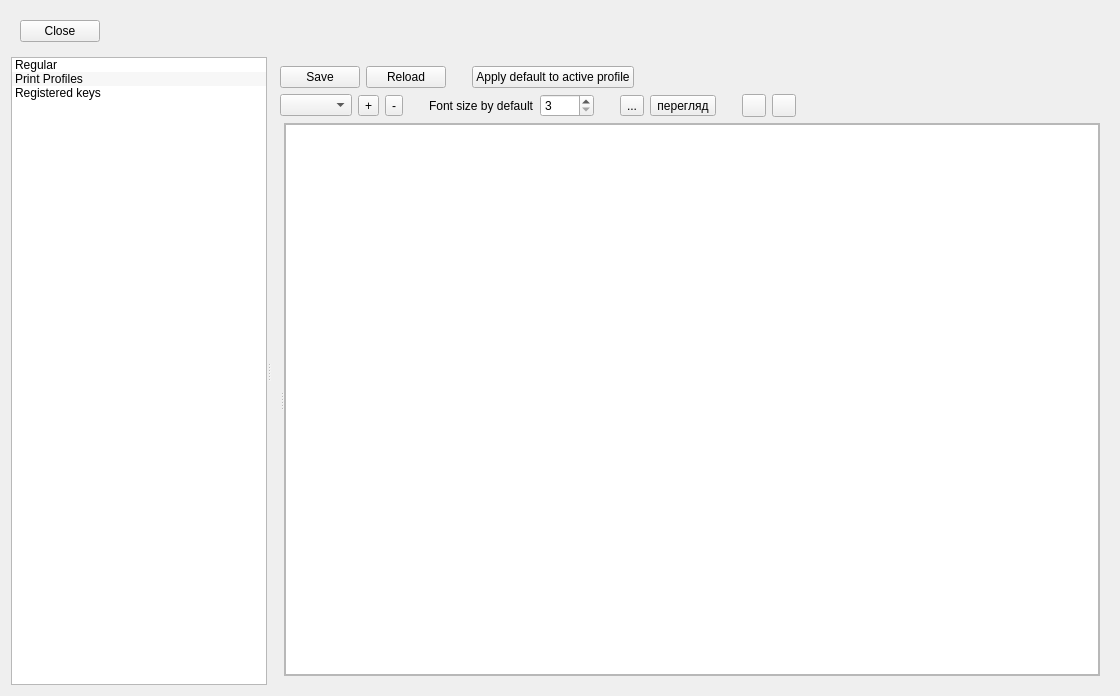
<?xml version="1.0" encoding="UTF-8"?>
<ui version="4.0">
 <class>ParametryzatorPrintSettingsWdgt</class>
 <widget class="QWidget" name="ParametryzatorPrintSettingsWdgt">
  <property name="geometry">
   <rect>
    <x>0</x>
    <y>0</y>
    <width>1120</width>
    <height>696</height>
   </rect>
  </property>
  <property name="windowTitle">
   <string>Form</string>
  </property>
  <layout class="QVBoxLayout" name="verticalLayout_3">
   <item>
    <widget class="QWidget" name="widget" native="true">
     <layout class="QHBoxLayout" name="horizontalLayout">
      <item>
       <widget class="QPushButton" name="pbClose">
        <property name="text">
         <string>Close</string>
        </property>
        <property name="icon">
         <iconset resource="../../../../../Matilda-units/gui/image-and-font/res.qrc">
          <normaloff>:/katynko/svg/window-close.svg</normaloff>:/katynko/svg/window-close.svg</iconset>
        </property>
       </widget>
      </item>
      <item>
       <spacer name="horizontalSpacer">
        <property name="orientation">
         <enum>Qt::Horizontal</enum>
        </property>
        <property name="sizeHint" stdset="0">
         <size>
          <width>995</width>
          <height>20</height>
         </size>
        </property>
       </spacer>
      </item>
     </layout>
    </widget>
   </item>
   <item>
    <widget class="QSplitter" name="splitter">
     <property name="sizePolicy">
      <sizepolicy hsizetype="Expanding" vsizetype="Expanding">
       <horstretch>0</horstretch>
       <verstretch>0</verstretch>
      </sizepolicy>
     </property>
     <property name="orientation">
      <enum>Qt::Horizontal</enum>
     </property>
     <property name="childrenCollapsible">
      <bool>false</bool>
     </property>
     <widget class="QListWidget" name="listWidget">
      <property name="editTriggers">
       <set>QAbstractItemView::NoEditTriggers</set>
      </property>
      <property name="alternatingRowColors">
       <bool>true</bool>
      </property>
      <item>
       <property name="text">
        <string>Regular</string>
       </property>
      </item>
      <item>
       <property name="text">
        <string>Print Profiles</string>
       </property>
      </item>
      <item>
       <property name="text">
        <string>Registered keys</string>
       </property>
      </item>
     </widget>
     <widget class="QStackedWidget" name="swSettingsPages">
      <property name="sizePolicy">
       <sizepolicy hsizetype="Expanding" vsizetype="Expanding">
        <horstretch>7</horstretch>
        <verstretch>0</verstretch>
       </sizepolicy>
      </property>
      <property name="currentIndex">
       <number>1</number>
      </property>
      <widget class="QWidget" name="page">
       <layout class="QVBoxLayout" name="verticalLayout">
        <item>
         <widget class="QScrollArea" name="scrollArea">
          <property name="widgetResizable">
           <bool>true</bool>
          </property>
          <widget class="QWidget" name="scrollAreaWidgetContents">
           <property name="geometry">
            <rect>
             <x>0</x>
             <y>0</y>
             <width>822</width>
             <height>610</height>
            </rect>
           </property>
           <layout class="QGridLayout" name="gridLayout">
            <item row="0" column="0" colspan="3">
             <layout class="QHBoxLayout" name="horizontalLayout_21">
              <item>
               <widget class="QPushButton" name="pbSaveAsDef">
                <property name="text">
                 <string>Save</string>
                </property>
                <property name="icon">
                 <iconset resource="../../../../../Matilda-units/gui/image-and-font/res.qrc">
                  <normaloff>:/katynko/svg/document-save.svg</normaloff>:/katynko/svg/document-save.svg</iconset>
                </property>
               </widget>
              </item>
              <item>
               <widget class="QPushButton" name="pbLoadSaved">
                <property name="text">
                 <string>Reload</string>
                </property>
                <property name="icon">
                 <iconset resource="../../../../../Matilda-units/gui/image-and-font/res.qrc">
                  <normaloff>:/katynko/svg/view-refresh.svg</normaloff>:/katynko/svg/view-refresh.svg</iconset>
                </property>
               </widget>
              </item>
              <item>
               <spacer name="verticalSpacer_3">
                <property name="orientation">
                 <enum>Qt::Vertical</enum>
                </property>
                <property name="sizeType">
                 <enum>QSizePolicy::Ignored</enum>
                </property>
                <property name="sizeHint" stdset="0">
                 <size>
                  <width>20</width>
                  <height>40</height>
                 </size>
                </property>
               </spacer>
              </item>
              <item>
               <widget class="QPushButton" name="pbDefault">
                <property name="text">
                 <string>Default</string>
                </property>
                <property name="icon">
                 <iconset resource="../../../../../Matilda-units/gui/image-and-font/res.qrc">
                  <normaloff>:/katynko/svg/edit-undo.svg</normaloff>:/katynko/svg/edit-undo.svg</iconset>
                </property>
               </widget>
              </item>
              <item>
               <spacer name="horizontalSpacer_17">
                <property name="orientation">
                 <enum>Qt::Horizontal</enum>
                </property>
                <property name="sizeHint" stdset="0">
                 <size>
                  <width>40</width>
                  <height>20</height>
                 </size>
                </property>
               </spacer>
              </item>
             </layout>
            </item>
            <item row="1" column="0">
             <widget class="QLabel" name="label_31">
              <property name="text">
               <string>Address</string>
              </property>
             </widget>
            </item>
            <item row="1" column="1">
             <widget class="QPlainTextEdit" name="pteAddrs">
              <property name="sizePolicy">
               <sizepolicy hsizetype="Expanding" vsizetype="Preferred">
                <horstretch>0</horstretch>
                <verstretch>0</verstretch>
               </sizepolicy>
              </property>
              <property name="plainText">
               <string>Україна, м. Київ
вул. Бориспільська, 7
тел. +38-068-358-91-49
info@kts-intek.com
www.kts-intek.com.ua
www.kts-intek.com</string>
              </property>
              <property name="placeholderText">
               <string>адреса підприємства</string>
              </property>
             </widget>
            </item>
            <item row="2" column="1">
             <layout class="QHBoxLayout" name="horizontalLayout_22">
              <item>
               <widget class="QToolButton" name="tbPath2pdfDir">
                <property name="text">
                 <string>...</string>
                </property>
                <property name="icon">
                 <iconset resource="../../../../../Matilda-units/gui/image-and-font/res.qrc">
                  <normaloff>:/katynko/svg/document-open.svg</normaloff>:/katynko/svg/document-open.svg</iconset>
                </property>
               </widget>
              </item>
              <item>
               <widget class="QLineEdit" name="lePath2pdfDir">
                <property name="readOnly">
                 <bool>true</bool>
                </property>
                <property name="placeholderText">
                 <string>path to working directory</string>
                </property>
               </widget>
              </item>
             </layout>
            </item>
            <item row="3" column="0">
             <widget class="QLabel" name="label_36">
              <property name="text">
               <string>PDF file name</string>
              </property>
             </widget>
            </item>
            <item row="3" column="1">
             <widget class="QLineEdit" name="lePdfFileName">
              <property name="placeholderText">
               <string>directory/filename</string>
              </property>
              <property name="clearButtonEnabled">
               <bool>true</bool>
              </property>
             </widget>
            </item>
            <item row="4" column="1">
             <widget class="QLineEdit" name="leCutAddrs2">
              <property name="placeholderText">
               <string>regular expression</string>
              </property>
              <property name="clearButtonEnabled">
               <bool>true</bool>
              </property>
             </widget>
            </item>
            <item row="5" column="0">
             <widget class="QLabel" name="label_35">
              <property name="text">
               <string>Meter version to Meter type</string>
              </property>
             </widget>
            </item>
            <item row="5" column="1">
             <widget class="QPlainTextEdit" name="pteMeterProg2meterType">
              <property name="sizePolicy">
               <sizepolicy hsizetype="Expanding" vsizetype="Preferred">
                <horstretch>0</horstretch>
                <verstretch>0</verstretch>
               </sizepolicy>
              </property>
              <property name="plainText">
               <string>MTX1A MTX 1A10.DF.2LO-CO4
MTX3R MTX 3R30.Dh.4L1-OG4
CE303 CE303
CE102 CE102
</string>
              </property>
             </widget>
            </item>
            <item row="6" column="0">
             <widget class="QLabel" name="label_32">
              <property name="text">
               <string>Meter version to Voltage Ampers Manufacturer City</string>
              </property>
             </widget>
            </item>
            <item row="6" column="1">
             <widget class="QPlainTextEdit" name="pteMeterModel2VoltageManufCity">
              <property name="sizePolicy">
               <sizepolicy hsizetype="Expanding" vsizetype="Preferred">
                <horstretch>0</horstretch>
                <verstretch>0</verstretch>
               </sizepolicy>
              </property>
             </widget>
            </item>
            <item row="7" column="0">
             <widget class="QLabel" name="label_34">
              <property name="text">
               <string>NI Rule</string>
              </property>
             </widget>
            </item>
            <item row="7" column="1">
             <widget class="QLineEdit" name="leFindNIRegExp">
              <property name="placeholderText">
               <string>regular expression</string>
              </property>
              <property name="clearButtonEnabled">
               <bool>true</bool>
              </property>
             </widget>
            </item>
            <item row="8" column="0">
             <widget class="QLabel" name="label_33">
              <property name="text">
               <string>NI changing rule (for files only)</string>
              </property>
             </widget>
            </item>
            <item row="8" column="1">
             <layout class="QHBoxLayout" name="horizontalLayout_23">
              <item>
               <widget class="QLineEdit" name="leReplaceNIrule4fileFind">
                <property name="placeholderText">
                 <string>space is a separator</string>
                </property>
                <property name="clearButtonEnabled">
                 <bool>true</bool>
                </property>
               </widget>
              </item>
              <item>
               <widget class="QLineEdit" name="leReplaceNIrule4fileReplace">
                <property name="placeholderText">
                 <string>space is a separator</string>
                </property>
                <property name="clearButtonEnabled">
                 <bool>true</bool>
                </property>
               </widget>
              </item>
             </layout>
            </item>
            <item row="9" column="1">
             <spacer name="verticalSpacer_6">
              <property name="orientation">
               <enum>Qt::Vertical</enum>
              </property>
              <property name="sizeHint" stdset="0">
               <size>
                <width>20</width>
                <height>0</height>
               </size>
              </property>
             </spacer>
            </item>
            <item row="2" column="0">
             <widget class="QLabel" name="label">
              <property name="text">
               <string>Working directory</string>
              </property>
             </widget>
            </item>
            <item row="4" column="0">
             <widget class="QLabel" name="label_2">
              <property name="text">
               <string>Remove waste from Consumer address</string>
              </property>
             </widget>
            </item>
           </layout>
          </widget>
         </widget>
        </item>
       </layout>
      </widget>
      <widget class="QWidget" name="page_2">
       <layout class="QVBoxLayout" name="verticalLayout_2">
        <item>
         <layout class="QHBoxLayout" name="horizontalLayout_24">
          <item>
           <widget class="QPushButton" name="pbSaveHtml">
            <property name="text">
             <string>Save</string>
            </property>
            <property name="icon">
             <iconset resource="../../../../../Matilda-units/gui/image-and-font/res.qrc">
              <normaloff>:/katynko/svg/document-save.svg</normaloff>:/katynko/svg/document-save.svg</iconset>
            </property>
           </widget>
          </item>
          <item>
           <widget class="QPushButton" name="pbLoadHtml">
            <property name="text">
             <string>Reload</string>
            </property>
            <property name="icon">
             <iconset resource="../../../../../Matilda-units/gui/image-and-font/res.qrc">
              <normaloff>:/katynko/svg/view-refresh.svg</normaloff>:/katynko/svg/view-refresh.svg</iconset>
            </property>
           </widget>
          </item>
          <item>
           <spacer name="verticalSpacer_4">
            <property name="orientation">
             <enum>Qt::Vertical</enum>
            </property>
            <property name="sizeType">
             <enum>QSizePolicy::Ignored</enum>
            </property>
            <property name="sizeHint" stdset="0">
             <size>
              <width>20</width>
              <height>40</height>
             </size>
            </property>
           </spacer>
          </item>
          <item>
           <widget class="QPushButton" name="pbLoadDefHtml">
            <property name="text">
             <string>Apply default to active profile</string>
            </property>
            <property name="icon">
             <iconset resource="../../../../../Matilda-units/gui/image-and-font/res.qrc">
              <normaloff>:/katynko/svg/edit-undo.svg</normaloff>:/katynko/svg/edit-undo.svg</iconset>
            </property>
           </widget>
          </item>
          <item>
           <spacer name="horizontalSpacer_18">
            <property name="orientation">
             <enum>Qt::Horizontal</enum>
            </property>
            <property name="sizeHint" stdset="0">
             <size>
              <width>40</width>
              <height>20</height>
             </size>
            </property>
           </spacer>
          </item>
         </layout>
        </item>
        <item>
         <layout class="QHBoxLayout" name="horizontalLayout_25">
          <item>
           <widget class="QComboBox" name="cbxPrintProfiles">
            <property name="sizeAdjustPolicy">
             <enum>QComboBox::AdjustToContents</enum>
            </property>
           </widget>
          </item>
          <item>
           <widget class="QToolButton" name="tbAddProfile4print">
            <property name="text">
             <string>+</string>
            </property>
            <property name="icon">
             <iconset resource="../../../../../Matilda-units/gui/image-and-font/res.qrc">
              <normaloff>:/katynko/svg/draw-cross.svg</normaloff>:/katynko/svg/draw-cross.svg</iconset>
            </property>
           </widget>
          </item>
          <item>
           <widget class="QToolButton" name="tbRemoveProfile4print">
            <property name="text">
             <string>-</string>
            </property>
            <property name="icon">
             <iconset resource="../../../../../Matilda-units/gui/image-and-font/res.qrc">
              <normaloff>:/katynko/svg3/user-trash-full.svg</normaloff>:/katynko/svg3/user-trash-full.svg</iconset>
            </property>
           </widget>
          </item>
          <item>
           <spacer name="verticalSpacer">
            <property name="orientation">
             <enum>Qt::Vertical</enum>
            </property>
            <property name="sizeType">
             <enum>QSizePolicy::Ignored</enum>
            </property>
            <property name="sizeHint" stdset="0">
             <size>
              <width>20</width>
              <height>40</height>
             </size>
            </property>
           </spacer>
          </item>
          <item>
           <widget class="QLabel" name="label_37">
            <property name="text">
             <string>Font size by default</string>
            </property>
           </widget>
          </item>
          <item>
           <widget class="QSpinBox" name="sbFontSizeHtml">
            <property name="minimum">
             <number>3</number>
            </property>
            <property name="maximum">
             <number>9999</number>
            </property>
           </widget>
          </item>
          <item>
           <spacer name="verticalSpacer_2">
            <property name="orientation">
             <enum>Qt::Vertical</enum>
            </property>
            <property name="sizeType">
             <enum>QSizePolicy::Ignored</enum>
            </property>
            <property name="sizeHint" stdset="0">
             <size>
              <width>20</width>
              <height>40</height>
             </size>
            </property>
           </spacer>
          </item>
          <item>
           <widget class="QToolButton" name="tbReplaceKeysInTxtBrwsr">
            <property name="text">
             <string>...</string>
            </property>
            <property name="icon">
             <iconset resource="../../../../../Matilda-units/gui/image-and-font/res.qrc">
              <normaloff>:/katynko/svg2/view-readermode.svg</normaloff>:/katynko/svg2/view-readermode.svg</iconset>
            </property>
            <property name="checkable">
             <bool>true</bool>
            </property>
           </widget>
          </item>
          <item>
           <widget class="QToolButton" name="tbShowTxtBrwsrPrev">
            <property name="text">
             <string>перегляд</string>
            </property>
            <property name="icon">
             <iconset resource="../../../../../Matilda-units/gui/image-and-font/res.qrc">
              <normaloff>:/katynko/svg2/view-web-browser-dom-tree.svg</normaloff>:/katynko/svg2/view-web-browser-dom-tree.svg</iconset>
            </property>
            <property name="checkable">
             <bool>true</bool>
            </property>
            <property name="checked">
             <bool>false</bool>
            </property>
           </widget>
          </item>
          <item>
           <spacer name="verticalSpacer_5">
            <property name="orientation">
             <enum>Qt::Vertical</enum>
            </property>
            <property name="sizeType">
             <enum>QSizePolicy::Ignored</enum>
            </property>
            <property name="sizeHint" stdset="0">
             <size>
              <width>20</width>
              <height>40</height>
             </size>
            </property>
           </spacer>
          </item>
          <item>
           <widget class="QToolButton" name="tbPrintPreview">
            <property name="text">
             <string/>
            </property>
            <property name="icon">
             <iconset resource="../../../../../Matilda-units/gui/image-and-font/res.qrc">
              <normaloff>:/katynko/svg/document-print.svg</normaloff>:/katynko/svg/document-print.svg</iconset>
            </property>
           </widget>
          </item>
          <item>
           <widget class="QToolButton" name="tbPrintPdf">
            <property name="text">
             <string/>
            </property>
            <property name="icon">
             <iconset resource="../../../../../Matilda-units/gui/image-and-font/res.qrc">
              <normaloff>:/katynko/svg/application-pdf.svg</normaloff>:/katynko/svg/application-pdf.svg</iconset>
            </property>
           </widget>
          </item>
          <item>
           <spacer name="horizontalSpacer_19">
            <property name="orientation">
             <enum>Qt::Horizontal</enum>
            </property>
            <property name="sizeHint" stdset="0">
             <size>
              <width>40</width>
              <height>20</height>
             </size>
            </property>
           </spacer>
          </item>
         </layout>
        </item>
        <item>
         <widget class="QSplitter" name="splitter_2">
          <property name="sizePolicy">
           <sizepolicy hsizetype="Expanding" vsizetype="Expanding">
            <horstretch>0</horstretch>
            <verstretch>0</verstretch>
           </sizepolicy>
          </property>
          <property name="orientation">
           <enum>Qt::Horizontal</enum>
          </property>
          <property name="childrenCollapsible">
           <bool>false</bool>
          </property>
          <widget class="QStackedWidget" name="sw4htmlEditor">
           <property name="sizePolicy">
            <sizepolicy hsizetype="Expanding" vsizetype="Expanding">
             <horstretch>0</horstretch>
             <verstretch>0</verstretch>
            </sizepolicy>
           </property>
           <property name="currentIndex">
            <number>-1</number>
           </property>
          </widget>
          <widget class="QScrollArea" name="scrollArea_4">
           <property name="widgetResizable">
            <bool>true</bool>
           </property>
           <widget class="QWidget" name="scrollAreaWidgetContents_4">
            <property name="geometry">
             <rect>
              <x>0</x>
              <y>0</y>
              <width>818</width>
              <height>546</height>
             </rect>
            </property>
            <property name="sizePolicy">
             <sizepolicy hsizetype="Expanding" vsizetype="Expanding">
              <horstretch>0</horstretch>
              <verstretch>0</verstretch>
             </sizepolicy>
            </property>
            <layout class="QHBoxLayout" name="horizontalLayout_29">
             <property name="spacing">
              <number>0</number>
             </property>
             <property name="leftMargin">
              <number>0</number>
             </property>
             <property name="topMargin">
              <number>0</number>
             </property>
             <property name="rightMargin">
              <number>0</number>
             </property>
             <property name="bottomMargin">
              <number>0</number>
             </property>
             <item>
              <widget class="QTextBrowser" name="txtBrwsr4prew"/>
             </item>
            </layout>
           </widget>
          </widget>
         </widget>
        </item>
       </layout>
      </widget>
     </widget>
    </widget>
   </item>
  </layout>
 </widget>
 <resources>
  <include location="../../../../../Matilda-units/gui/image-and-font/res.qrc"/>
 </resources>
 <connections/>
</ui>
